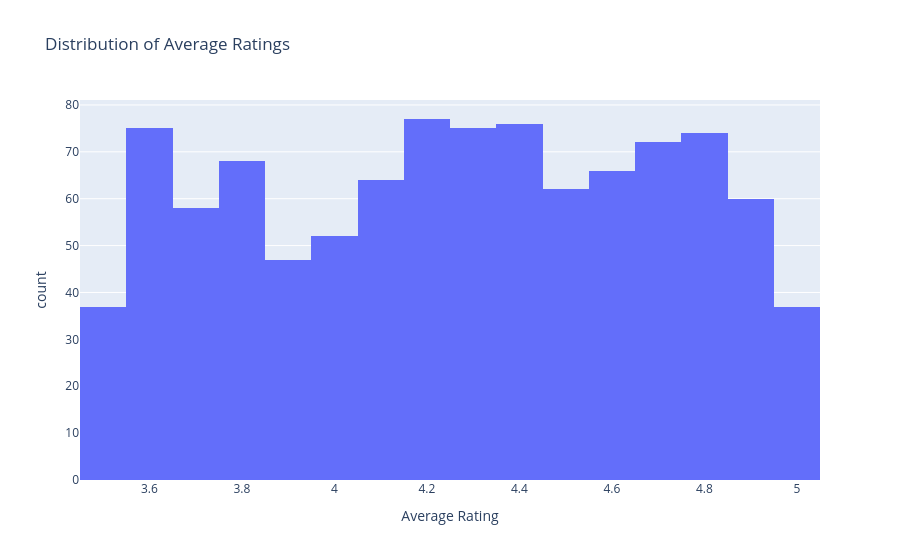

Notebook code for this chart:
### Markdown cell above
Average Ratings

### Code cell
fig = px.histogram(
    df,
    x='Average_Ratings',
    nbins=20,
    title='Distribution of Average Ratings',
    labels={'Average_Ratings': 'Average Rating'}
)

fig.show()

### Figure 1 — Plotly figure (JSON) as saved in the notebook; plotly's stock layout.template omitted (floating-point values rounded to 4 significant figures; data arrays with more than 128 entries replaced by an {"elided": "..."} marker saying what was removed)
{"data": [{"alignmentgroup": "True", "bingroup": "x", "hovertemplate": "Average Rating=%{x}<br>count=%{y}<extra></extra>", "legendgroup": "", "marker": {"color": "#636efa", "pattern": {"shape": ""}}, "name": "", "nbinsx": 20, "offsetgroup": "", "orientation": "v", "showlegend": false, "type": "histogram", "x": {"elided": "1000 float values"}, "xaxis": "x", "yaxis": "y"}], "layout": {"barmode": "relative", "legend": {"tracegroupgap": 0}, "title": {"text": "Distribution of Average Ratings"}, "xaxis": {"anchor": "y", "domain": [0, 1], "title": {"text": "Average Rating"}}, "yaxis": {"anchor": "x", "domain": [0, 1], "title": {"text": "count"}}}}
